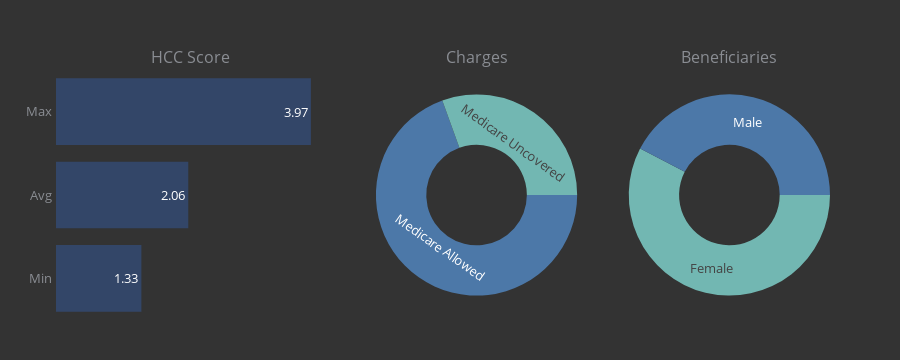

The code cell stored with this chart in its notebook:
### Code cell
fig = make_subplots(rows=1, cols=3, vertical_spacing=1, specs=[[{"type": "bar"},{"type": "pie"},{"type": "pie"}]],
                    column_widths=[0.4, 0.3,0.3], 
                    subplot_titles=("HCC Score<br>", "Charges<br>", "Beneficiaries<br>"))

fig.add_trace(go.Bar(x=[1.33,2.06,3.97], y=['Min','Avg','Max'], marker_color='#334668', text=[1.33,2.06,3.97], textposition = "inside",
                     name='HCC Score', orientation='h',showlegend=False), 
                     row=1, col=1)
fig.add_trace(go.Pie(values=[202223598,291077563-202223598], labels=['Medicare Allowed','Medicare Uncovered'], name='Total Charges',
                     marker_colors=['#4c78a8','#72b7b2'],
                     hole=0.5, rotation=90, showlegend=False, 
                     hoverinfo='label+percent+value', textinfo='label'), 
                     row=1, col=2)
fig.add_trace(go.Pie(values=[5557,7557], labels=['Male','Female'], name='Beneficiaries',
                     marker_colors=['#4c78a8','#72b7b2'],
                     hole=0.5, rotation=90, showlegend=False, 
                     hoverinfo='label+percent+value', textinfo='label'), 
                     row=1, col=3)

# styling
fig.update_yaxes(showgrid=False, ticksuffix=' ', categoryorder='total ascending')
fig.update_xaxes(visible=False)
fig.update_traces(hovertemplate=None, marker=dict(line=dict(width=0)))
fig.update_layout(height=360,  yaxis_title='', barmode='stack',
                  margin=dict(t=70, b=40, l=0, r=70),               
                  plot_bgcolor='#333', paper_bgcolor='#333',
                  font=dict(size=13, color='#8a8d93'))
fig.show()

### Figure 1 — Plotly figure (JSON) as saved in the notebook; plotly's stock layout.template omitted (floating-point values rounded to 4 significant figures)
{"data": [{"marker": {"color": "#334668", "line": {"width": 0}}, "name": "HCC Score", "orientation": "h", "showlegend": false, "text": ["1.33", "2.06", "3.97"], "textposition": "inside", "type": "bar", "x": [1.33, 2.06, 3.97], "xaxis": "x", "y": ["Min", "Avg", "Max"], "yaxis": "y"}, {"domain": {"x": [0.4133, 0.6733], "y": [0, 1]}, "hole": 0.5, "hoverinfo": "label+percent+value", "labels": ["Medicare Allowed", "Medicare Uncovered"], "marker": {"colors": ["#4c78a8", "#72b7b2"], "line": {"width": 0}}, "name": "Total Charges", "rotation": 90, "showlegend": false, "textinfo": "label", "type": "pie", "values": [202223598, 88853965]}, {"domain": {"x": [0.74, 1], "y": [0, 1]}, "hole": 0.5, "hoverinfo": "label+percent+value", "labels": ["Male", "Female"], "marker": {"colors": ["#4c78a8", "#72b7b2"], "line": {"width": 0}}, "name": "Beneficiaries", "rotation": 90, "showlegend": false, "textinfo": "label", "type": "pie", "values": [5557, 7557]}], "layout": {"annotations": [{"font": {"size": 16}, "showarrow": false, "text": "HCC Score<br>", "x": 0.1733, "xanchor": "center", "xref": "paper", "y": 1, "yanchor": "bottom", "yref": "paper"}, {"font": {"size": 16}, "showarrow": false, "text": "Charges<br>", "x": 0.5433, "xanchor": "center", "xref": "paper", "y": 1, "yanchor": "bottom", "yref": "paper"}, {"font": {"size": 16}, "showarrow": false, "text": "Beneficiaries<br>", "x": 0.87, "xanchor": "center", "xref": "paper", "y": 1, "yanchor": "bottom", "yref": "paper"}], "barmode": "stack", "font": {"color": "#8a8d93", "size": 13}, "height": 360, "margin": {"b": 40, "l": 0, "r": 70, "t": 70}, "paper_bgcolor": "#333", "plot_bgcolor": "#333", "xaxis": {"anchor": "y", "domain": [0, 0.3467], "visible": false}, "yaxis": {"anchor": "x", "categoryorder": "total ascending", "domain": [0, 1], "showgrid": false, "ticksuffix": " ", "title": {"text": ""}}}}
